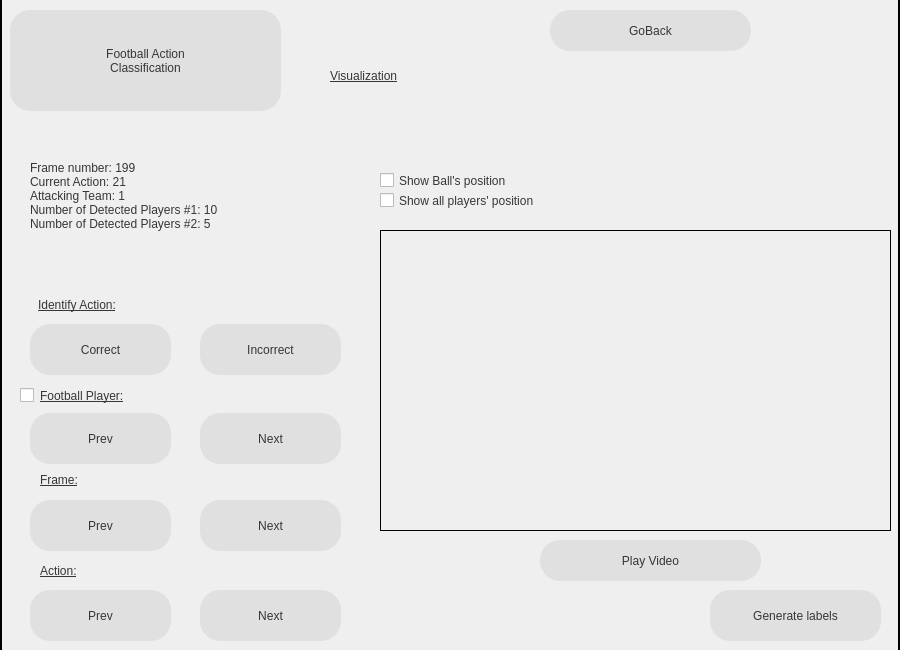
<?xml version="1.0" encoding="UTF-8"?>
<ui version="4.0">
 <class>Dialog</class>
 <widget class="QDialog" name="Dialog">
  <property name="geometry">
   <rect>
    <x>0</x>
    <y>0</y>
    <width>900</width>
    <height>650</height>
   </rect>
  </property>
  <property name="windowTitle">
   <string>Dialog</string>
  </property>
  <widget class="QWidget" name="backgroundwidget" native="true">
   <property name="geometry">
    <rect>
     <x>0</x>
     <y>0</y>
     <width>901</width>
     <height>651</height>
    </rect>
   </property>
   <property name="styleSheet">
    <string notr="true">QWidget#widget{ 
background-color: rgb(255, 255, 255);}</string>
   </property>
   <widget class="QLabel" name="backgroundPhoto">
    <property name="geometry">
     <rect>
      <x>0</x>
      <y>-30</y>
      <width>900</width>
      <height>700</height>
     </rect>
    </property>
    <property name="styleSheet">
     <string notr="true"/>
    </property>
    <property name="frameShape">
     <enum>QFrame::WinPanel</enum>
    </property>
    <property name="text">
     <string/>
    </property>
    <property name="pixmap">
     <pixmap>../Media/Des3.png</pixmap>
    </property>
    <property name="scaledContents">
     <bool>true</bool>
    </property>
   </widget>
   <widget class="QPushButton" name="playerPrevious">
    <property name="geometry">
     <rect>
      <x>30</x>
      <y>413</y>
      <width>141</width>
      <height>51</height>
     </rect>
    </property>
    <property name="styleSheet">
     <string notr="true">QPushButton {
	border-radius: 20px;
	background-color: rgb(224, 224, 224);
	font: 70 14pt &quot;Century Gothic&quot;; color: rgb(54, 54, 54)
}

QPushButton:hover{
	background-color: rgb(73, 96, 96);
}
QPushButton:pressed{
	background-color: rgb(54, 54, 54);
}</string>
    </property>
    <property name="text">
     <string>Prev</string>
    </property>
   </widget>
   <widget class="QPushButton" name="FACButton">
    <property name="geometry">
     <rect>
      <x>10</x>
      <y>10</y>
      <width>271</width>
      <height>101</height>
     </rect>
    </property>
    <property name="cursor">
     <cursorShape>PointingHandCursor</cursorShape>
    </property>
    <property name="styleSheet">
     <string notr="true">QPushButton {
	border-radius: 20px;
	background-color: rgb(224, 224, 224);
	font: 70 22pt &quot;Century Gothic&quot;; color: rgb(54, 54, 54)
}

QPushButton:hover{
	background-color: rgb(73, 96, 96);
}
QPushButton:pressed{
	background-color: rgb(54, 54, 54);
}</string>
    </property>
    <property name="text">
     <string>Football Action
Classification</string>
    </property>
   </widget>
   <widget class="QLabel" name="mainText">
    <property name="geometry">
     <rect>
      <x>30</x>
      <y>130</y>
      <width>411</width>
      <height>131</height>
     </rect>
    </property>
    <property name="styleSheet">
     <string notr="true">font: 75 12pt &quot;Century Gothic&quot;; color: rgb(54, 54, 54)</string>
    </property>
    <property name="text">
     <string>Frame number: 199
Current Action: 21
Attacking Team: 1
Number of Detected Players #1: 10
Number of Detected Players #2: 5</string>
    </property>
   </widget>
   <widget class="QLabel" name="visualsHeader">
    <property name="geometry">
     <rect>
      <x>330</x>
      <y>40</y>
      <width>271</width>
      <height>71</height>
     </rect>
    </property>
    <property name="styleSheet">
     <string notr="true">font: 70 27pt &quot;Century Gothic&quot;; color: rgb(54, 54, 54);
text-decoration: underline;</string>
    </property>
    <property name="text">
     <string>Visualization</string>
    </property>
   </widget>
   <widget class="QPushButton" name="playerNext">
    <property name="geometry">
     <rect>
      <x>200</x>
      <y>413</y>
      <width>141</width>
      <height>51</height>
     </rect>
    </property>
    <property name="styleSheet">
     <string notr="true">QPushButton {
	border-radius: 20px;
	background-color: rgb(224, 224, 224);
	font: 70 14pt &quot;Century Gothic&quot;; color: rgb(54, 54, 54)
}

QPushButton:hover{
	background-color: rgb(73, 96, 96);
}
QPushButton:pressed{
	background-color: rgb(54, 54, 54);
}</string>
    </property>
    <property name="text">
     <string>Next</string>
    </property>
   </widget>
   <widget class="QLabel" name="footballPlayerText">
    <property name="geometry">
     <rect>
      <x>40</x>
      <y>375</y>
      <width>301</width>
      <height>41</height>
     </rect>
    </property>
    <property name="styleSheet">
     <string notr="true">font: 70 18pt &quot;Century Gothic&quot;; color: rgb(54, 54, 54);
text-decoration: underline;</string>
    </property>
    <property name="text">
     <string>Football Player:</string>
    </property>
   </widget>
   <widget class="QLabel" name="frameText">
    <property name="geometry">
     <rect>
      <x>40</x>
      <y>459</y>
      <width>101</width>
      <height>41</height>
     </rect>
    </property>
    <property name="styleSheet">
     <string notr="true">font: 70 18pt &quot;Century Gothic&quot;; color: rgb(54, 54, 54);
text-decoration: underline;</string>
    </property>
    <property name="text">
     <string>Frame:</string>
    </property>
   </widget>
   <widget class="QLabel" name="image">
    <property name="geometry">
     <rect>
      <x>380</x>
      <y>230</y>
      <width>511</width>
      <height>301</height>
     </rect>
    </property>
    <property name="styleSheet">
     <string notr="true"/>
    </property>
    <property name="frameShape">
     <enum>QFrame::Panel</enum>
    </property>
    <property name="text">
     <string/>
    </property>
    <property name="scaledContents">
     <bool>true</bool>
    </property>
   </widget>
   <widget class="QPushButton" name="goBackButton">
    <property name="geometry">
     <rect>
      <x>550</x>
      <y>10</y>
      <width>201</width>
      <height>41</height>
     </rect>
    </property>
    <property name="styleSheet">
     <string notr="true">QPushButton {
	border-radius: 20px;
	background-color: rgb(224, 224, 224);
	font: 70 13pt &quot;Century Gothic&quot;; color: rgb(54, 54, 54)
}

QPushButton:hover{
	background-color: rgb(73, 96, 96);
}
QPushButton:pressed{
	background-color: rgb(54, 54, 54);
}</string>
    </property>
    <property name="text">
     <string>GoBack</string>
    </property>
   </widget>
   <widget class="QPushButton" name="framePrev">
    <property name="geometry">
     <rect>
      <x>30</x>
      <y>500</y>
      <width>141</width>
      <height>51</height>
     </rect>
    </property>
    <property name="styleSheet">
     <string notr="true">QPushButton {
	border-radius: 20px;
	background-color: rgb(224, 224, 224);
	font: 70 14pt &quot;Century Gothic&quot;; color: rgb(54, 54, 54)
}

QPushButton:hover{
	background-color: rgb(73, 96, 96);
}
QPushButton:pressed{
	background-color: rgb(54, 54, 54);
}</string>
    </property>
    <property name="text">
     <string>Prev</string>
    </property>
   </widget>
   <widget class="QPushButton" name="frameNext">
    <property name="geometry">
     <rect>
      <x>200</x>
      <y>500</y>
      <width>141</width>
      <height>51</height>
     </rect>
    </property>
    <property name="styleSheet">
     <string notr="true">QPushButton {
	border-radius: 20px;
	background-color: rgb(224, 224, 224);
	font: 70 14pt &quot;Century Gothic&quot;; color: rgb(54, 54, 54)
}

QPushButton:hover{
	background-color: rgb(73, 96, 96);
}
QPushButton:pressed{
	background-color: rgb(54, 54, 54);
}</string>
    </property>
    <property name="text">
     <string>Next</string>
    </property>
   </widget>
   <widget class="QLabel" name="actionText">
    <property name="geometry">
     <rect>
      <x>40</x>
      <y>550</y>
      <width>101</width>
      <height>41</height>
     </rect>
    </property>
    <property name="styleSheet">
     <string notr="true">font: 70 18pt &quot;Century Gothic&quot;; color: rgb(54, 54, 54);
text-decoration: underline;</string>
    </property>
    <property name="text">
     <string>Action:</string>
    </property>
   </widget>
   <widget class="QPushButton" name="actionNext">
    <property name="geometry">
     <rect>
      <x>200</x>
      <y>590</y>
      <width>141</width>
      <height>51</height>
     </rect>
    </property>
    <property name="styleSheet">
     <string notr="true">QPushButton {
	border-radius: 20px;
	background-color: rgb(224, 224, 224);
	font: 70 14pt &quot;Century Gothic&quot;; color: rgb(54, 54, 54)
}

QPushButton:hover{
	background-color: rgb(73, 96, 96);
}
QPushButton:pressed{
	background-color: rgb(54, 54, 54);
}</string>
    </property>
    <property name="text">
     <string>Next</string>
    </property>
   </widget>
   <widget class="QPushButton" name="actionPrev">
    <property name="geometry">
     <rect>
      <x>30</x>
      <y>590</y>
      <width>141</width>
      <height>51</height>
     </rect>
    </property>
    <property name="styleSheet">
     <string notr="true">QPushButton {
	border-radius: 20px;
	background-color: rgb(224, 224, 224);
	font: 70 14pt &quot;Century Gothic&quot;; color: rgb(54, 54, 54)
}

QPushButton:hover{
	background-color: rgb(73, 96, 96);
}
QPushButton:pressed{
	background-color: rgb(54, 54, 54);
}</string>
    </property>
    <property name="text">
     <string>Prev</string>
    </property>
   </widget>
   <widget class="QPushButton" name="playVideoButton">
    <property name="geometry">
     <rect>
      <x>540</x>
      <y>540</y>
      <width>221</width>
      <height>41</height>
     </rect>
    </property>
    <property name="styleSheet">
     <string notr="true">QPushButton {
	border-radius: 20px;
	background-color: rgb(224, 224, 224);
	font: 70 14pt &quot;Century Gothic&quot;; color: rgb(54, 54, 54)
}

QPushButton:hover{
	background-color: rgb(73, 96, 96);
}
QPushButton:pressed{
	background-color: rgb(54, 54, 54);
}</string>
    </property>
    <property name="text">
     <string>Play Video</string>
    </property>
   </widget>
   <widget class="QCheckBox" name="checkBoxBall">
    <property name="geometry">
     <rect>
      <x>380</x>
      <y>170</y>
      <width>231</width>
      <height>21</height>
     </rect>
    </property>
    <property name="styleSheet">
     <string notr="true">font: 70 12pt &quot;Century Gothic&quot;; color: rgb(54, 54, 54)</string>
    </property>
    <property name="text">
     <string>Show Ball's position</string>
    </property>
   </widget>
   <widget class="QCheckBox" name="checkBoxPlayers">
    <property name="geometry">
     <rect>
      <x>380</x>
      <y>190</y>
      <width>271</width>
      <height>21</height>
     </rect>
    </property>
    <property name="styleSheet">
     <string notr="true">font: 70 12pt &quot;Century Gothic&quot;; color: rgb(54, 54, 54)</string>
    </property>
    <property name="text">
     <string>Show all players' position</string>
    </property>
   </widget>
   <widget class="QCheckBox" name="checkBoxOnePlayer">
    <property name="geometry">
     <rect>
      <x>20</x>
      <y>385</y>
      <width>85</width>
      <height>21</height>
     </rect>
    </property>
    <property name="text">
     <string/>
    </property>
   </widget>
   <widget class="QPushButton" name="correctButton">
    <property name="geometry">
     <rect>
      <x>30</x>
      <y>324</y>
      <width>141</width>
      <height>51</height>
     </rect>
    </property>
    <property name="styleSheet">
     <string notr="true">QPushButton {
	border-radius: 20px;
	background-color: rgb(224, 224, 224);
	font: 70 14pt &quot;Century Gothic&quot;; color: rgb(54, 54, 54)
}

QPushButton:hover{
	background-color: rgb(73, 96, 96);
}
QPushButton:pressed{
	background-color: rgb(54, 54, 54);
}</string>
    </property>
    <property name="text">
     <string>Correct</string>
    </property>
   </widget>
   <widget class="QPushButton" name="incorrectButton">
    <property name="geometry">
     <rect>
      <x>200</x>
      <y>324</y>
      <width>141</width>
      <height>51</height>
     </rect>
    </property>
    <property name="styleSheet">
     <string notr="true">QPushButton {
	border-radius: 20px;
	background-color: rgb(224, 224, 224);
	font: 70 14pt &quot;Century Gothic&quot;; color: rgb(54, 54, 54)
}

QPushButton:hover{
	background-color: rgb(73, 96, 96);
}
QPushButton:pressed{
	background-color: rgb(54, 54, 54);
}</string>
    </property>
    <property name="text">
     <string>Incorrect</string>
    </property>
   </widget>
   <widget class="QLabel" name="identifyAction">
    <property name="geometry">
     <rect>
      <x>38</x>
      <y>284</y>
      <width>301</width>
      <height>41</height>
     </rect>
    </property>
    <property name="styleSheet">
     <string notr="true">font: 70 18pt &quot;Century Gothic&quot;; color: rgb(54, 54, 54);
text-decoration: underline;</string>
    </property>
    <property name="text">
     <string>Identify Action:</string>
    </property>
   </widget>
   <widget class="QPushButton" name="generateButton">
    <property name="geometry">
     <rect>
      <x>710</x>
      <y>590</y>
      <width>171</width>
      <height>51</height>
     </rect>
    </property>
    <property name="styleSheet">
     <string notr="true">QPushButton {
	border-radius: 20px;
	background-color: rgb(224, 224, 224);
	font: 70 13pt &quot;Century Gothic&quot;; color: rgb(54, 54, 54)
}

QPushButton:hover{
	background-color: rgb(73, 96, 96);
}
QPushButton:pressed{
	background-color: rgb(54, 54, 54);
}</string>
    </property>
    <property name="text">
     <string>Generate labels</string>
    </property>
   </widget>
  </widget>
 </widget>
 <resources>
  <include location="background.qrc"/>
 </resources>
 <connections/>
</ui>
